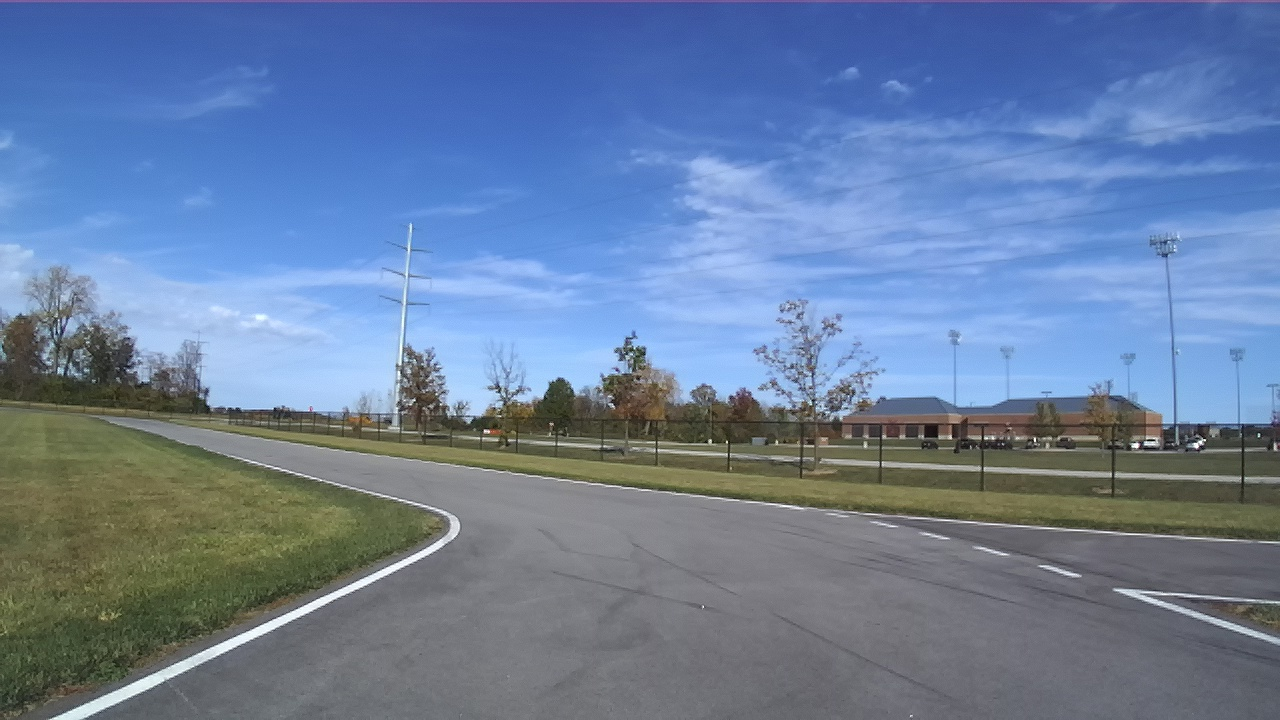
#> input picture src/img.jpg, 1280 x 720 px
$ python test.py
#> lines starting #> are read from the running program, lines starting #| are printed output that depends on the picture; after the words box and inside, x2 and y2 are one past the last pixel; in counts of white or black regions, pixels touching at a corner belong together


import numpy as np
import pandas as pd
import cv2

def region_selection(image):
    """
    Determine and cut the region of interest in the input image.
    Parameters:
        image: we pass here the output from canny where we have
        identified edges in the frame
    """
    # create an array of the same size as of the input image
    mask = np.zeros_like(image)
    # if you pass an image with more then one channel
    if len(image.shape) > 2:
        channel_count = image.shape[2]
        ignore_mask_color = (255,) * channel_count
    # our image only has one channel so it will go under "else"
    else:
          # color of the mask polygon (white)
        ignore_mask_color = 255
    # creating a polygon to focus only on the road in the picture
    # we have created this polygon in accordance to how the camera was placed
    rows, cols = image.shape[:2]
    bottom_left  = [cols * 0, rows * 1]
    top_left     = [cols * 0, rows * 0.6735]
    bottom_right = [cols * 1, rows * 1 ]
    top_right    = [cols * 1, rows * 0.6735]
    vertices = np.array([[bottom_left, top_left, top_right, bottom_right]], dtype=np.int32)
    # filling the polygon with white color and generating the final mask
    cv2.fillPoly(mask, vertices, ignore_mask_color)
    cv2.imshow("mask", mask)
    # performing Bitwise AND on the input image and mask to get only the edges on the road
    masked_image = cv2.bitwise_and(image, mask)
    return masked_image

def hough_transform(image):
    """
    Determine and cut the region of interest in the input image.
    Parameter:
        image: grayscale image which should be an output from the edge detector
    """
    # Distance resolution of the accumulator in pixels.
    rho = 1
    # Angle resolution of the accumulator in radians.
    theta = np.pi/180
    # Only lines that are greater than threshold will be returned.
    threshold = 20
    # Line segments shorter than that are rejected.
    minLineLength = 20
    # Maximum allowed gap between points on the same line to link them
    maxLineGap = 500
    # function returns an array containing dimensions of straight lines
    # appearing in the input image
    return cv2.HoughLinesP(image, rho = rho, theta = theta, threshold = threshold,
                           minLineLength = minLineLength, maxLineGap = maxLineGap)

def average_slope_intercept(lines):
    """
    Find the slope and intercept of the left and right lanes of each image.
    Parameters:
        lines: output from Hough Transform
    """
    left_lines    = [] #(slope, intercept)
    left_weights  = [] #(length,)
    right_lines   = [] #(slope, intercept)
    right_weights = [] #(length,)

    for line in lines:
        for x1, y1, x2, y2 in line:
            if x1 == x2:
                continue
            # calculating slope of a line
            slope = (y2 - y1) / (x2 - x1)
            # calculating intercept of a line
            intercept = y1 - (slope * x1)
            # calculating length of a line
            length = np.sqrt(((y2 - y1) ** 2) + ((x2 - x1) ** 2))
            # slope of left lane is negative and for right lane slope is positive
            if slope < 0:
                left_lines.append((slope, intercept))
                left_weights.append((length))
            else:
                right_lines.append((slope, intercept))
                right_weights.append((length))
    #
    left_lane  = np.dot(left_weights,  left_lines) / np.sum(left_weights)  if len(left_weights) > 0 else None
    right_lane = np.dot(right_weights, right_lines) / np.sum(right_weights) if len(right_weights) > 0 else None
    return left_lane, right_lane

def pixel_points(y1, y2, line):
    """
    Converts the slope and intercept of each line into pixel points.
        Parameters:
            y1: y-value of the line's starting point.
            y2: y-value of the line's end point.
            line: The slope and intercept of the line.
    """
    if line is None:
        return None
    slope, intercept = line
    x1 = int((y1 - intercept)/slope)
    x2 = int((y2 - intercept)/slope)
    y1 = int(y1)
    y2 = int(y2)
    return ((x1, y1), (x2, y2))

def lane_lines(image, lines):
    """
    Create full lenght lines from pixel points.
        Parameters:
            image: The input test image.
            lines: The output lines from Hough Transform.
    """
    left_lane, right_lane = average_slope_intercept(lines)
    y1 = image.shape[0]
    y2 = y1 * 0.6
    left_line  = pixel_points(y1, y2, left_lane)
    right_line = pixel_points(y1, y2, right_lane)
    return left_line, right_line


def draw_lane_lines(image, lines, color=[255, 0, 0], thickness=12):
    """
    Draw lines onto the input image.
        Parameters:
            image: The input test image (video frame in our case).
            lines: The output lines from Hough Transform.
            color (Default = red): Line color.
            thickness (Default = 12): Line thickness.
    """
    line_image = np.zeros_like(image)
    for line in lines:
        if line is not None:
            cv2.line(line_image, *line,  color, thickness)
    return cv2.addWeighted(image, 1.0, line_image, 1.0, 0.0)

def frame_processor(image):
    """
    Process the input frame to detect lane lines.
    Parameters:
        image: image of a road where one wants to detect lane lines
        (we will be passing frames of video to this function)
    """
    # convert the RGB image to Gray scale
    grayscale = cv2.cvtColor(image, cv2.COLOR_BGR2GRAY)
    # applying gaussian Blur which removes noise from the image
    # and focuses on our region of interest
    # size of gaussian kernel
    kernel_size = 5
    # Applying gaussian blur to remove noise from the frames
    blur = cv2.GaussianBlur(grayscale, (kernel_size, kernel_size), 0)
    # first threshold for the hysteresis procedure
    low_t = 50
    # second threshold for the hysteresis procedure
    high_t = 150
    # applying canny edge detection and save edges in a variable
    edges = cv2.Canny(blur, low_t, high_t)
    # since we are getting too many edges from our image, we apply
    # a mask polygon to only focus on the road
    # Will explain Region selection in detail in further steps
    region = region_selection(edges)
    cv2.imshow("region", region)
    # Applying hough transform to get straight lines from our image
    # and find the lane lines
    # Will explain Hough Transform in detail in further steps
    hough = hough_transform(region)
    #lastly we draw the lines on our resulting frame and return it as output
    result = draw_lane_lines(image, lane_lines(image, hough))
    return result

# # driver function
# def process_video(test_video, output_video):
#     """
#     Read input video stream and produce a video file with detected lane lines.
#     Parameters:
#         test_video: location of input video file
#         output_video: location where output video file is to be saved
#     """
#     # read the video file using VideoFileClip without audio
#     input_video = editor.VideoFileClip(test_video, audio=False)
#     # apply the function "frame_processor" to each frame of the video
#     # will give more detail about "frame_processor" in further steps
#     # "processed" stores the output video
#     processed = input_video.fl_image(frame_processor)
#     # save the output video stream to an mp4 file
#     processed.write_videofile(output_video, audio=False)

# calling driver function
# process_video('input.mp4','output.mp4')


img = cv2.imread('img.jpg')
#> img is the input picture: shape (720, 1280, 3); mean B, G, R 158.6, 126.5, 105.4
line_img = frame_processor(img)
#> in frame_processor, `grayscale = cv2.cvtColor(image, cv2.COLOR_BGR2GRAY)`:
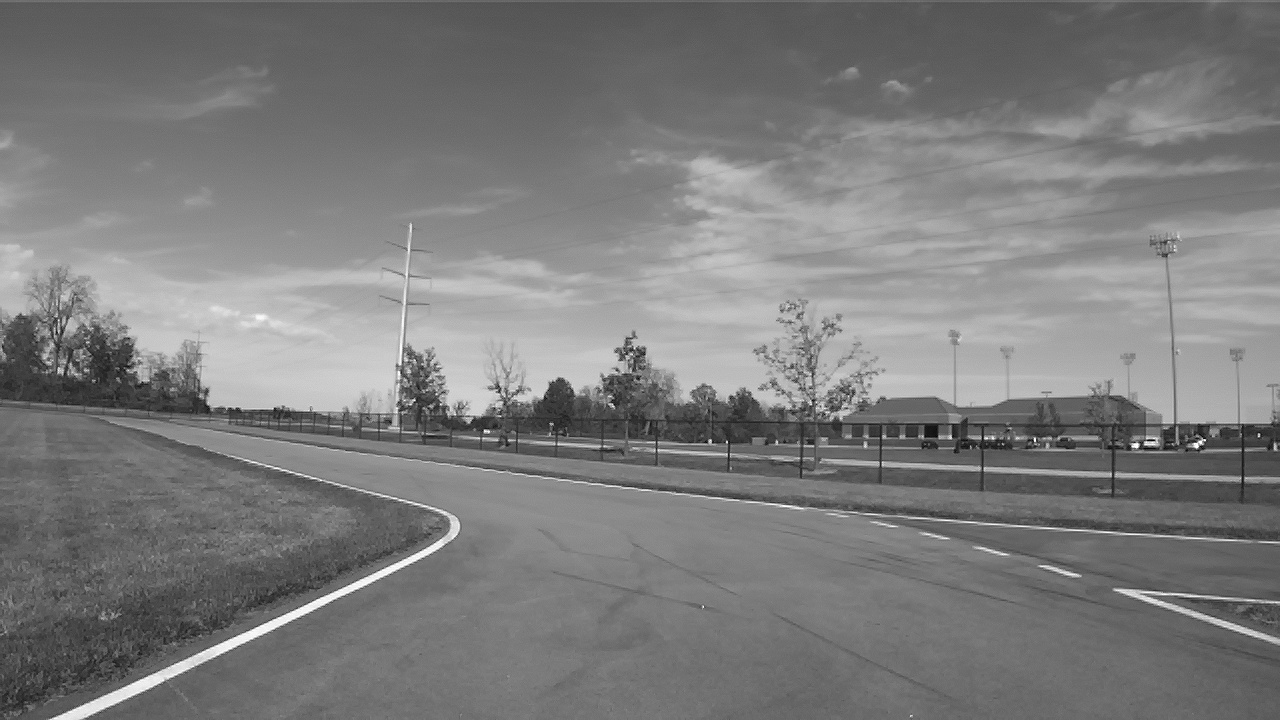
#> grayscale: shape (720, 1280); min 1, max 255, mean 123.8
#> in frame_processor, `edges = cv2.Canny(blur, low_t, high_t)`:
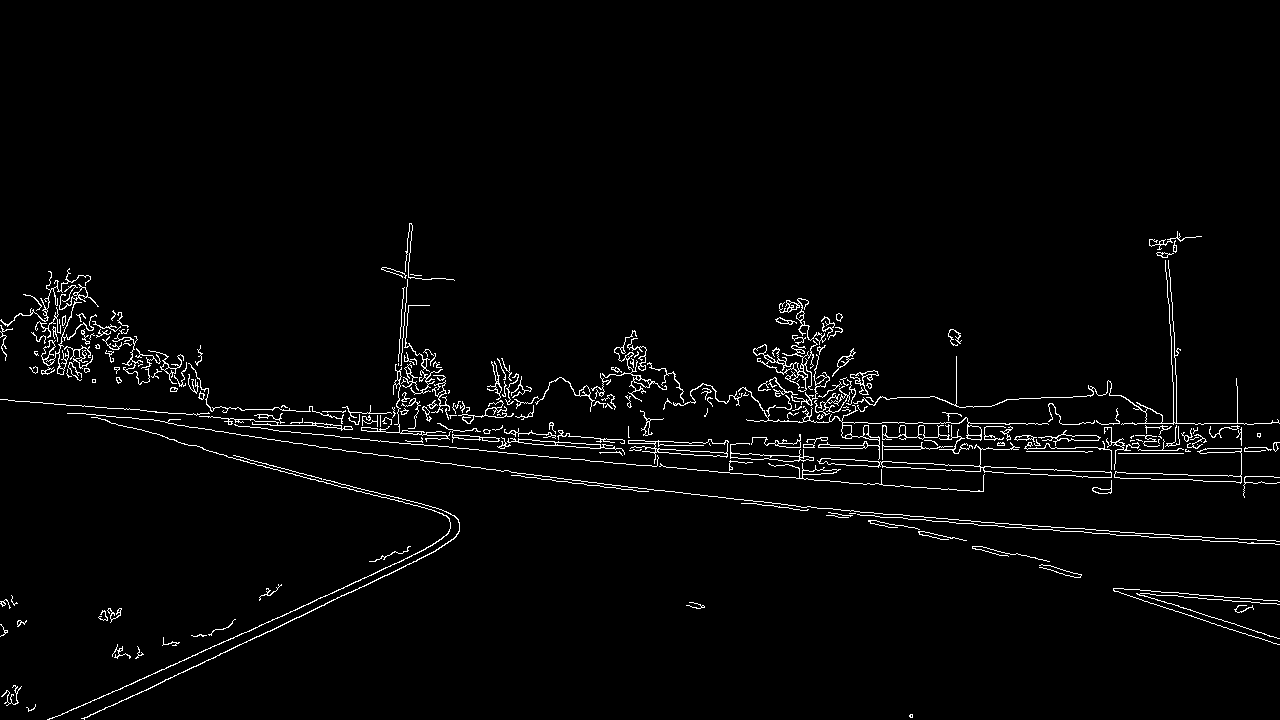
#> edges: shape (720, 1280); 2.5% white in thin lines or dots, all inside (x1, y1, x2, y2) = (0, 223, 1280, 720)
#> in region_selection, `cv2.fillPoly(mask, vertices, ignore_mask_color)`: mask: shape (720, 1280); 32.8% white; 1 white region, box (x1, y1, x2, y2) and area: (0, 484, 1280, 720) 302080
#> in region_selection, `masked_image = cv2.bitwise_and(image, mask)`: masked_image: shape (720, 1280); 0.49% white in thin lines or dots, all inside (x1, y1, x2, y2) = (0, 484, 1280, 720)
#> in frame_processor, `hough = hough_transform(region)`: hough = 43 rows, first 6: [789, 508, 1221, 538], [604, 484, 1033, 529], [49, 719, 453, 539], [895, 514, 1279, 638], [259, 636, 438, 549], [872, 512, 1279, 644]
#> the loop in average_slope_intercept, `for line in lines:` made 43 passes
#> line on passes 1 to 12: [[789, 508, 1221, 538]], [[604, 484, 1033, 529]], [[49, 719, 453, 539]], [[895, 514, 1279, 638]], [[259, 636, 438, 549]], [[872, 512, 1279, 644]], [[47, 719, 455, 537]], [[381, 497, 1279, 544]], [[741, 503, 1279, 541]], [[126, 699, 447, 543]], [[1115, 588, 1240, 598]], [[378, 496, 1274, 543]]
#> after the loop in average_slope_intercept, `for line in lines:`: left_lines = 19 items, first 6: (-0.446, 740.8), (-0.486, 761.9), (-0.446, 740), (-0.486, 760.2), (-0.363, 707.2), (-0.443, 741.7); left_weights = [442.3, 199, 446.8, 356.9, 638.4, 412.3, 366.8, 210.7, 1118.4, 33.62, 468.2, 481.2, 104.2, 519.3, 762.5, 485.3, 800.8, 464.7, 209.8]; right_lines = 24 items, first 6: (0.0694, 453.2), (0.105, 420.6), (0.323, 225), (0.324, 229.2), (0.0523, 477.1), (0.0706, 450.7); right_weights = [433, 431.4, 403.5, 427.9, 899.2, 539.3, 125.4, 897.2, 398.1, 141.5, 113.2, 165.6, 112.1, 330.1, 379.5, 94.56, 430.8, 104.2, 99.25, 764, 511.3, 103.1, 431, 103.2]
#> in average_slope_intercept, `left_lane  = np.dot(left_weights,  left_lines) / np.sum(left_weights) ..`: left_lane = [-0.324, 691.9]
#> in average_slope_intercept, `right_lane = np.dot(right_weights, right_lines) / np.sum(right_weights..`: right_lane = [0.211, 409]
#> in lane_lines, `left_lane, right_lane = average_slope_intercept(lines)`: left_lane = [-0.324, 691.9]; right_lane = [0.211, 409]
#> in pixel_points, `slope, intercept = line`: slope = -0.324; intercept = 691.9
#> in pixel_points, `x1 = int((y1 - intercept)/slope)`: x1 = -86
#> in pixel_points, `x2 = int((y2 - intercept)/slope)`: x2 = 802
#> in lane_lines, `left_line  = pixel_points(y1, y2, left_lane)`: left_line = ((-86, 720), (802, 432))
#> in lane_lines, `right_line = pixel_points(y1, y2, right_lane)`: right_line = ((1475, 720), (109, 432))
#> in draw_lane_lines, `line_image = np.zeros_like(image)`: line_image: shape (720, 1280, 3); every value is 0
#> the loop in draw_lane_lines, `for line in lines:` made 2 passes
#> line on passes 1 to 2: ((-86, 720), (802, 432)), ((1475, 720), (109, 432))
#> after the loop in draw_lane_lines, `for line in lines:`:
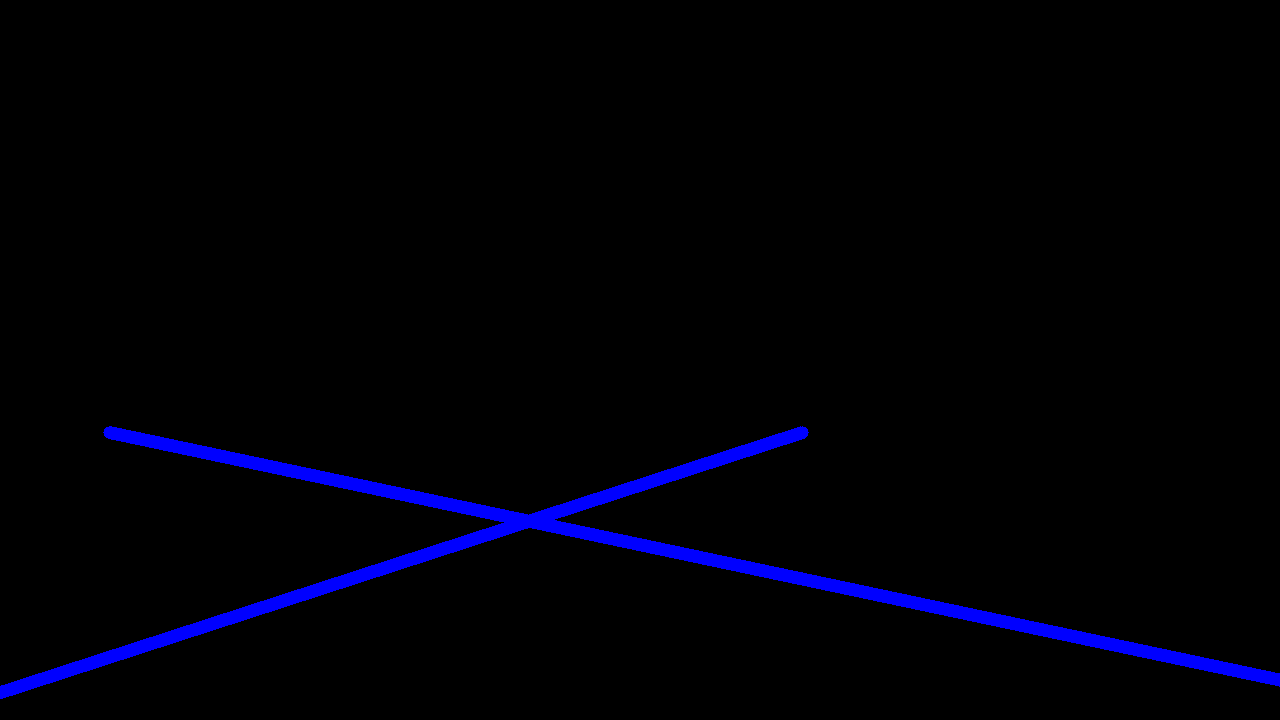
#> line_image: shape (720, 1280, 3); mean B, G, R 7.2, 0, 0
#> in draw_lane_lines, `return cv2.addWeighted(image, 1.0, line_image, 1.0, 0.0)`:
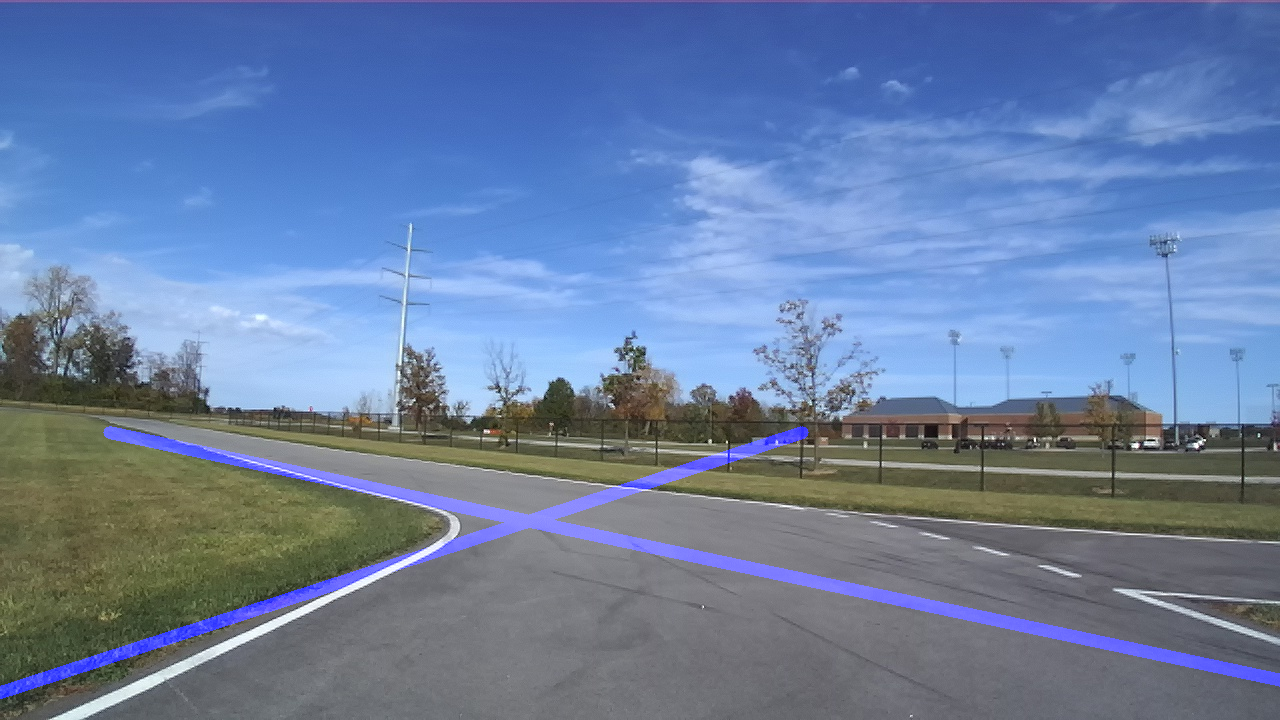
#> returned value: shape (720, 1280, 3); mean of channels 0, 1, 2 162.7, 126.5, 105.4; drawn as B, G, R
cv2.imshow("image", img)
cv2.imshow("lines", line_img)

    # Wait longer to prevent freeze for videos.
if cv2.waitKey(0) & 0xFF == ord('q'):
#> (key q is pressed here)
    cv2.destroyAllWindows()
